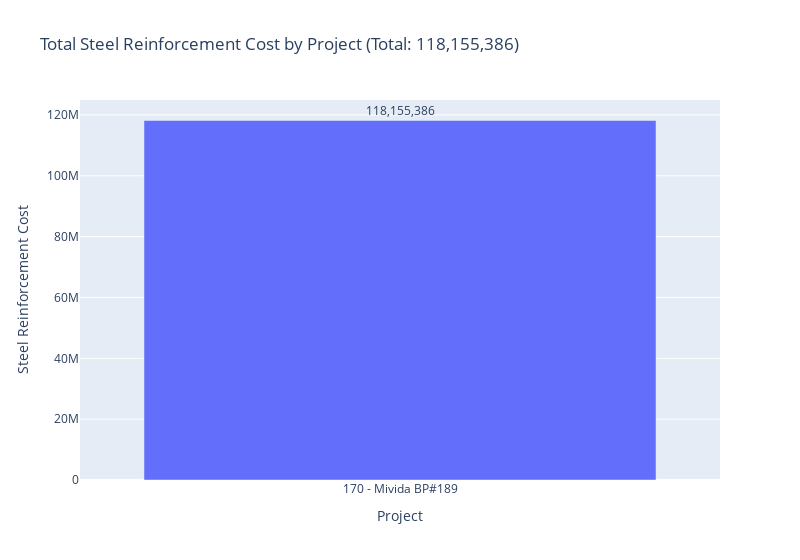

Source (notebook cell):
### Code cell
# Seach for Steel Rft حديد تسليح in "comment" column


import plotly.express as px

# 1. SQL query to get total steel reinforcement cost for each project
query_steel_cost = """
SELECT project_no, SUM(amount) AS SteelReinforcementCost
FROM [omar.rme1].[dbo].[cost_dist]
WHERE project_no IN ('170')
AND comment LIKE N'%حديد تسليح%'
GROUP BY project_no;
"""

# 2. Execute the query 
with engine.connect() as conn:
    results_steel_cost = execute_query(conn, query_steel_cost)

# 3. Create DataFrame for steel reinforcement costs
df_steel_cost = pd.DataFrame(results_steel_cost, columns=['project_no', 'SteelReinforcementCost'])

# 4. Merge with project names DataFrame
df_steel_merged = pd.merge(df_steel_cost, df_names, on='project_no', how='left')

# 5. Fill in missing values with 0 (in case some projects have no steel reinforcement)
df_steel_merged.fillna(0, inplace=True)

# 6. Combine project_no and project_name for labels
df_steel_merged['Project'] = df_steel_merged['project_no'] + ' - ' + df_steel_merged['project_name']

# 7. Calculate total steel reinforcement cost
total_steel_cost = df_steel_merged['SteelReinforcementCost'].sum()

# 8. Create bar chart
fig = px.bar(
    df_steel_merged, 
    x='Project', 
    y='SteelReinforcementCost',
    title=f'Total Steel Reinforcement Cost by Project (Total: {int(total_steel_cost):,})',
    labels={'project_name': 'Project', 'SteelReinforcementCost': 'Steel Reinforcement Cost'}
)

# Add annotations (text labels) to each bar with comma formatting and no decimals
for i, row in df_steel_merged.iterrows():
    fig.add_annotation(
        x=row['Project'],
        y=row['SteelReinforcementCost'],
        text=f"{int(row['SteelReinforcementCost']):,}",
        showarrow=False,
        yshift=10, 
    )

# Customize layout
fig.update_layout(width=800)

# 9. Display or save the chart
fig.show()
fig.write_html('steel_reinforcement_cost_by_project.html')

### Figure 1 — Plotly figure (JSON) as saved in the notebook; plotly's stock layout.template omitted (floating-point values rounded to 4 significant figures)
{"data": [{"alignmentgroup": "True", "hovertemplate": "Project=%{x}<br>Steel Reinforcement Cost=%{y}<extra></extra>", "legendgroup": "", "marker": {"color": "#636efa", "pattern": {"shape": ""}}, "name": "", "offsetgroup": "", "orientation": "v", "showlegend": false, "textposition": "auto", "type": "bar", "x": ["170 - Mivida BP#189"], "xaxis": "x", "y": [118200000.0], "yaxis": "y"}], "layout": {"annotations": [{"showarrow": false, "text": "118,155,386", "x": "170 - Mivida BP#189", "y": 118200000.0, "yshift": 10}], "barmode": "relative", "legend": {"tracegroupgap": 0}, "title": {"text": "Total Steel Reinforcement Cost by Project (Total: 118,155,386)"}, "width": 800, "xaxis": {"anchor": "y", "domain": [0, 1], "title": {"text": "Project"}}, "yaxis": {"anchor": "x", "domain": [0, 1], "title": {"text": "Steel Reinforcement Cost"}}}}
